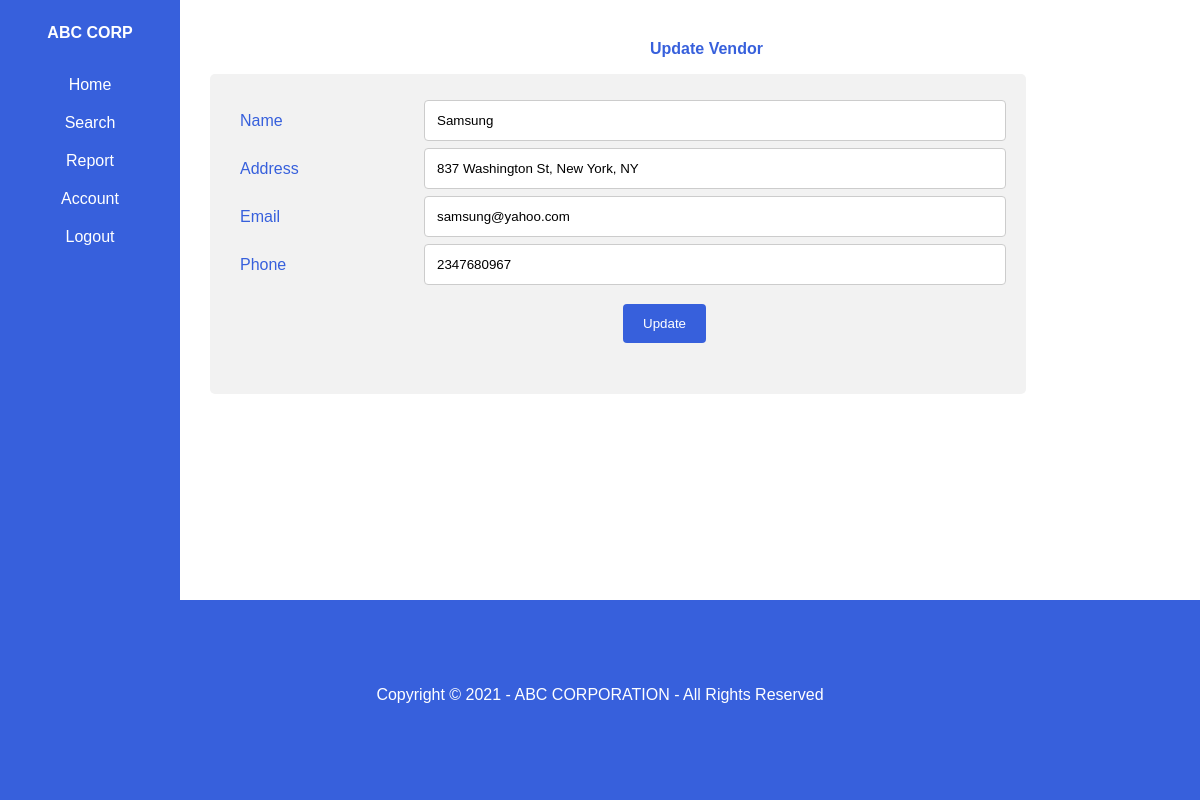
Page /updateVendor/2 (signed in) on the earlier database version.
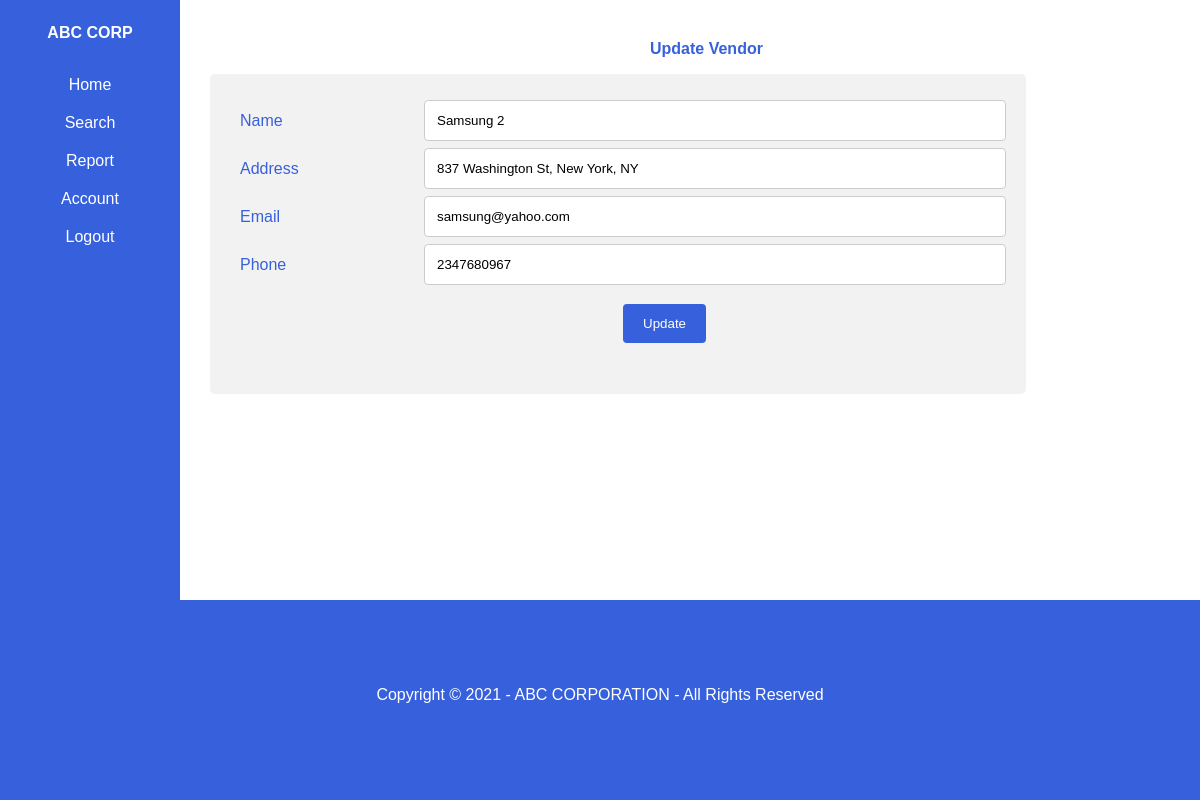
Same page on the later database version.
### ABC_INVENTORY/models.py (models this page shows, shortened)
class Vendor(models.Model):
    name = models.CharField(max_length=150, null=True)
    address = models.CharField(max_length=200, null=True)
    email = models.EmailField(gettext_lazy('email address'),unique=False)
    phone = models.CharField(max_length=25, null=True)
    is_active = models.BooleanField(default=True)

### ABC_INVENTORY/views.py (the view, shortened to what this page needs)
# urls.py: path('updateVendor/<int:vendorId>', views.updateVendor, name="updateVendor"),
def updateVendor(request,vendorId):
    v = Vendor.objects.get(id=vendorId)
    date = datetime.date.today()
    navigationPage = 'usernav.html'
    if request.user.is_admin:
        navigationPage = 'adminnav.html'
    context = {
        'date':date,
        'navigationPage': navigationPage,
        'hasAdded':False,
        'vendor':v
    }
    return render(request, 'updateVendor.html', context)

### ABC_INVENTORY/templates/updateVendor.html (shortened to what this page needs)
{% extends navigationPage %}
{% load static %}
{% block content %}
    <!DOCTYPE html>
        <head>
            <link rel="stylesheet" type="text/css" href="{% static '/css/addVendor.css' %}">
        </head>
        <body>
            <div class="body-card">
                <p class="body-card-text"> Update Vendor</p>
                <div class="form-container">
                    <form method="post">
                        <div class="row">
                            <div class="col-25">
                            <label class="form-text">Name</label>
                            </div>
                            <div class="col-75">
                            <input type="text" required name="name" value= "{{ vendor.name }}">
                            </div>
                        </div>
                        <div class="row">
                            <div class="col-25">
                            <label class="form-text" >Address</label>
                            </div>
                            <div class="col-75">
                            <input type="text" required name="address" value= "{{ vendor.address }}">
                            </div>
                        </div>
                        <div class="row">
                            <div class="col-25">
                            <label class="form-text" >Email</label>
                            </div>
                            <div class="col-75">
                            <input type="text" required name="email" id="inputEmail" value= "{{ vendor.email }}" placeholder="email@gmail.com">
                            </div>
                        </div>
                        <div class="row">
                            <div class="col-25">
                            <label class="form-text" >Phone</label>
                            </div>
                            <div class="col-75">
                            <input type="text" required name="phone" id="inputPhone" value= "{{ vendor.phone }}" placeholder="000-000-0000">
                            </div>
                        </div>
                         <br>
                        <input type="submit" class="add-btn" value="Update">
                    </form>
                </div>
            </div>
        </body>
        <footer class="footer">
            <div id="footer-text">
                <p>Copyright &copy; {{date.year}} - ABC CORPORATION - All Rights Reserved</p>
            </div>
        </footer>
    </html>
{% endblock %}

Differences in the rows shown:
changed Vendor "837 Washington St, New York, NY": name "Samsung" → "Samsung 2"
